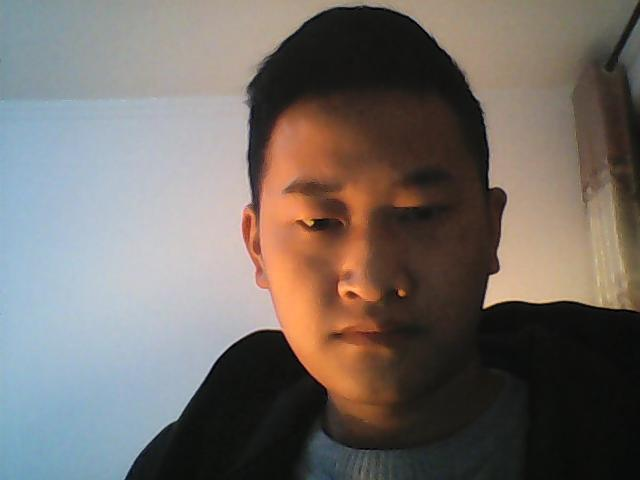
#> input picture 3.jpg, 640 x 480 px
$ python 7.py
#> lines starting #> are read from the running program, lines starting #| are printed output that depends on the picture
"""
目标

    实现旋转、平移和缩放图片
    OpenCV函数：cv2.resize(), cv2.flip(), cv2.warpAffine()

    cv2.resize()缩放图片，可以按指定大小缩放，也可以按比例缩放。
    cv2.flip()翻转图片，可以指定水平/垂直/水平垂直翻转三种方式。
    平移/旋转是靠仿射变换cv2.warpAffine()实现的。

"""

import cv2
import numpy as np

img = cv2.imread('3.jpg')
#> img is the input picture: shape (480, 640, 3); mean B, G, R 102.9, 107.9, 115.1


# 1、按照指定的宽度、高度缩放图片
res1 = cv2.resize(img, (132, 150))
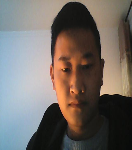
#> res1: shape (150, 132, 3); mean B, G, R 102.9, 107.8, 115

# 2、按照比例缩放，如x,y轴均放大一倍
res2 = cv2.resize(img, None, fx=2, fy=2, interpolation=cv2.INTER_LINEAR)

# 3、翻转图片
res3 = cv2.flip(img, 0)
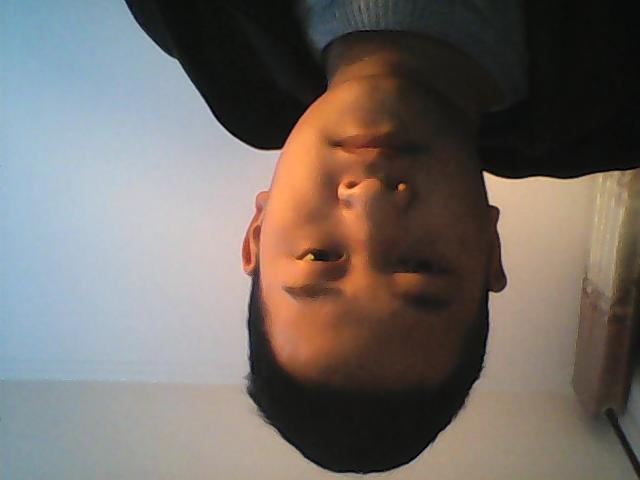
#> res3: shape (480, 640, 3); mean B, G, R 102.9, 107.9, 115.1
cv2.imshow('zoom', res3)
cv2.waitKey(0)

# 4、平移图片
rows, cols = img.shape[:2]
#> rows = 480; cols = 640
# 定义平移矩阵，需要是numpy的float32类型
# x轴平移100，y轴平移50
M = np.float32([[1, 0, 100], [0, 1, 50]])
res4 = cv2.warpAffine(img, M, (cols, rows)) # 用仿射变换实现平移
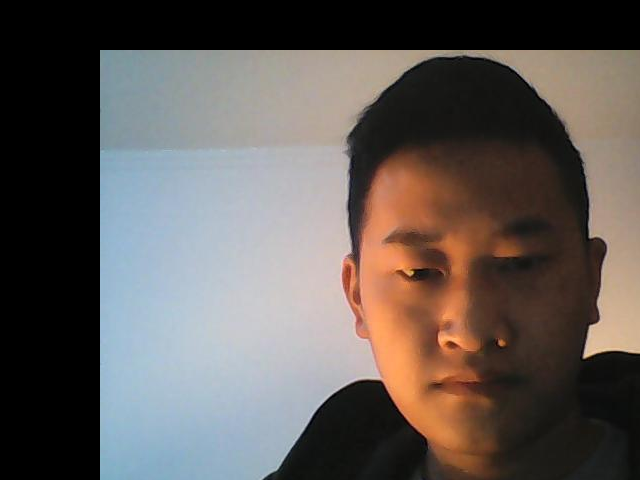
#> res4: shape (480, 640, 3); mean B, G, R 87, 90.4, 97.3

# 5、旋转图片
rows, cols = img.shape[:2]
M = cv2.getRotationMatrix2D((cols / 2, rows / 2), 45, 0.5) # 45°旋转图片并缩小一半
res5 = cv2.warpAffine(img, M, (cols, rows)) # 平移/旋转是靠仿射变换
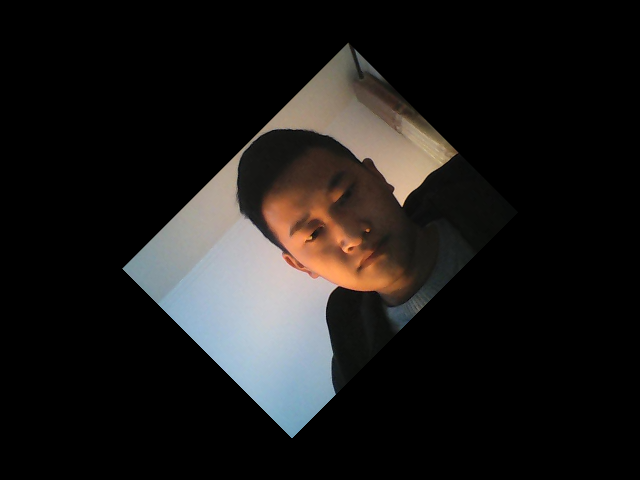
#> res5: shape (480, 640, 3); mean B, G, R 25.7, 27, 28.8

cv2.imshow('zoom', res5)
cv2.waitKey(0)
